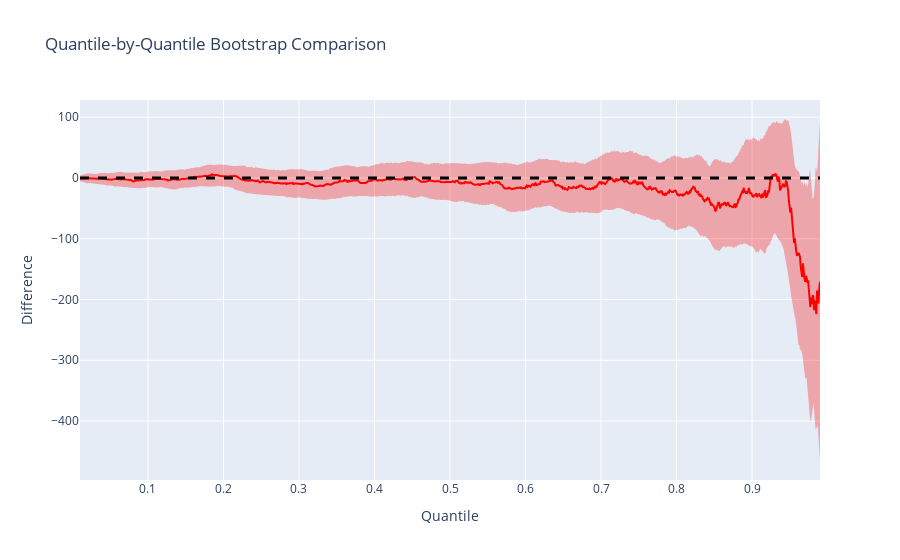

Notebook source saved alongside this figure:
### Markdown cell above
QQ-Difference Estimation Plot

### Code cell
fb.quantile_bootstrap_plot(sample_1, sample_2, n_step=1000)

### Figure 1 — Plotly figure (JSON) as saved in the notebook; plotly's stock layout.template omitted (floating-point values rounded to 4 significant figures; data arrays with more than 128 entries replaced by an {"elided": "..."} marker saying what was removed)
{"data": [{"customdata": {"elided": "1000x2 mixed values"}, "hovertemplate": "Quantile: %{x:.3f}<br>Difference: %{y:.3f}<br>P-value: %{customdata[0]:.4f}<br>Significant: %{customdata[1]}", "line": {"color": "red", "width": 2}, "mode": "lines", "name": "Difference", "type": "scatter", "x": {"elided": "1000 float values"}, "y": {"elided": "1000 float values"}}, {"customdata": {"elided": "1000x2 mixed values"}, "fillcolor": "rgba(255, 0, 0, 0.3)", "hovertemplate": "Quantile: %{x:.3f}<br>Difference: %{y:.3f}<br>P-value: %{customdata[0]:.4f}<br>Significant: %{customdata[1]}", "line": {"width": 0}, "mode": "lines", "name": "Confidence Band Upper", "showlegend": false, "type": "scatter", "x": {"elided": "1000 float values"}, "y": {"elided": "1000 float values"}}, {"customdata": {"elided": "1000x2 mixed values"}, "fill": "tonexty", "fillcolor": "rgba(255, 0, 0, 0.3)", "hovertemplate": "Quantile: %{x:.3f}<br>Difference: %{y:.3f}<br>P-value: %{customdata[0]:.4f}<br>Significant: %{customdata[1]}", "line": {"width": 0}, "mode": "lines", "name": "Confidence Band Lower", "showlegend": false, "type": "scatter", "x": {"elided": "1000 float values"}, "y": {"elided": "1000 float values"}}], "layout": {"hovermode": "x unified", "shapes": [{"line": {"color": "black", "dash": "dash", "width": 3}, "type": "line", "x0": 0, "x1": 1, "xref": "x domain", "y0": 0, "y1": 0, "yref": "y"}], "showlegend": false, "title": {"text": "Quantile-by-Quantile Bootstrap Comparison"}, "xaxis": {"title": {"text": "Quantile"}}, "yaxis": {"title": {"text": "Difference"}}}}
